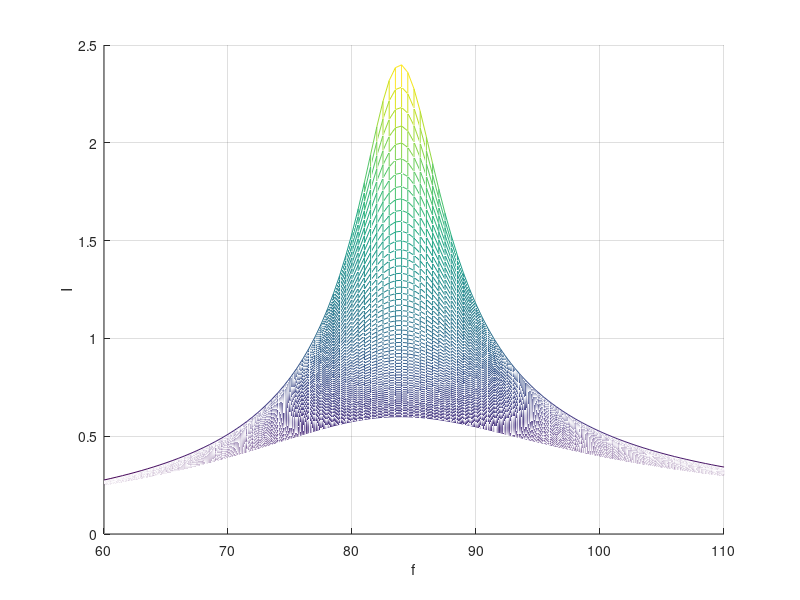

MATLAB code to generate this figure:
%Part A
C = 15E-6; L = 240E-3; V_m = 24;
f = 60:0.5:110;
r = 10:0.5:40;
[F,R] = meshgrid(f,r);
W_d = 2*pi*F;
I = V_m./sqrt(R.^2 + (W_d.*L - 1./(W_d*C)).^2);
mesh(F,R,I)
xlabel('f'); ylabel('r'); zlabel('I');

%Part B
view(0,0)
1/(2*pi*sqrt(L.*C))
